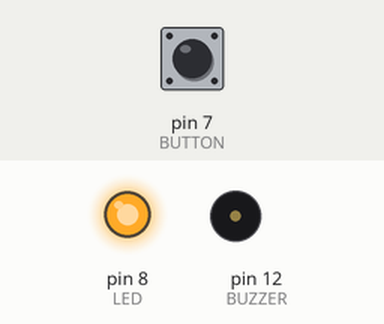
This sketch was run on a simulated Arduino Uno, built with avr-gcc and run on an emulated ATmega328P. Shown: output pins drawn as LEDs (lit = HIGH), buzzer (waves = sounding, pin HIGH). The inputs (shaded band) are chosen by the test bench; at power-on: pin 7 (BUTTON) HIGH.

Above: at 1.2 s.
1.3 s: pin 7 (BUTTON) pulled LOW for 0.15 s
At 1.37 s:
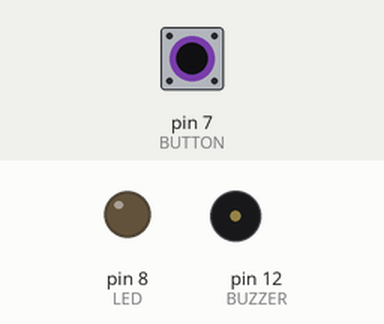
2.9 s: pin 7 (BUTTON) pulled LOW for 3.2 s
At 7.5 s:
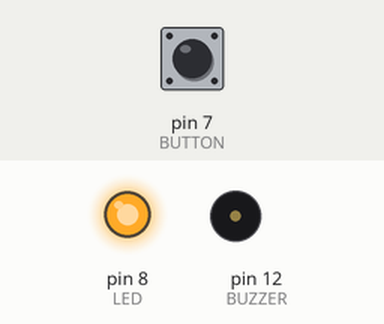
Timing chart, 0 to 9.0 s (numbered marks = the images above; inputs shaded):
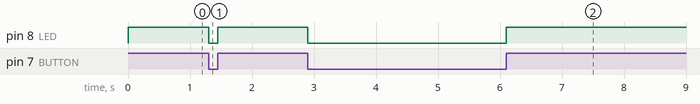

The sketch:

sketch_apr05a.ino
```cpp
#include <daebakja.h>

#define BUZZER 12
#define BUTTON 7
#define LED 8

void setup() {
  pinMode(LED, OUTPUT);
  pinMode(BUTTON, INPUT_PULLUP);
  pinMode(BUZZER, OUTPUT);
}

void loop() {
//  song();
  digitalWrite(LED, digitalRead(BUTTON));
}

int i = 0;
unsigned long start = 0;
unsigned long duration = 0;

void song() {
  if (millis() < (start + duration)) return;

  duration = computeDuration(durations[i]);
  if (pitches[i] > 30) tone(BUZZER, pitches[i], duration);

  start = millis();
  duration *= 1.3;

  if (++i == size) {
    i = 0;
    duration = 5000;
  }
}
```

Measured:
- after the input at 1.3 s, pin 8 (LED): HIGH → LOW at once, → HIGH 0.15 s later
- after the input at 2.9 s, pin 8 (LED): HIGH → LOW at once, → HIGH 3.2 s later
